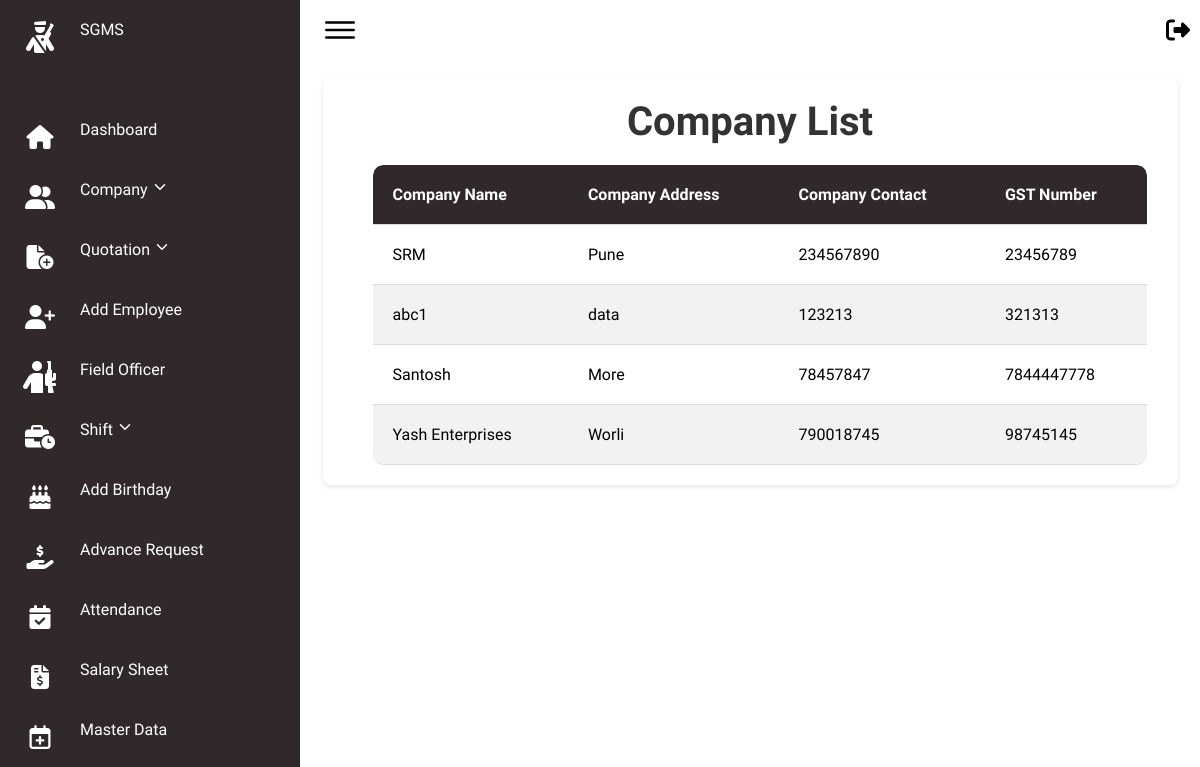
Page /companyList/ on the committed database.
### secman/models.py (models this page shows, shortened)
class UserProfile(models.Model):
    USER_TYPES = (
        ('hod', 'HOD'),
        ('fo', 'Field Officer'),
        ('company', 'Company'),
    )
    user = models.OneToOneField(User, on_delete=models.CASCADE)
    user_type = models.CharField(max_length=20, choices=USER_TYPES, default='fo')
    contact = models.CharField(max_length=12)
    gst_or_emergency = models.CharField(max_length=20)

### secman/views.py (the view)
# urls.py: path('companyList/',views.companyList,name='companyList'),
def companyList(request):
    companies = UserProfile.objects.filter(user_type='company')
    return render(request, 'admin/companyList.html', {'companies': companies})

### secman/templates/admin/companyList.html (shortened to what this page needs)
{% extends 'admin/basead.html' %}
{% block content %}
<body>
    <div class="card">
        <h1>Company List</h1>
        <table>
            <thead>
                <tr>
                    <th>Company Name</th>
                    <th>Company Address</th>
                    <th>Company Contact</th>
                    <th>GST Number</th>
                </tr>
            </thead>
            <tbody>
                {% for company in companies %}
                <tr>
                    <td>{{ company.user.first_name }} </td>
                    <td>{{ company.user.last_name }}</td>
                    <td>{{ company.contact }}</td>
                    <td>{{ company.gst_or_emergency }}</td>
                </tr>
                {% endfor %}
            </tbody>
        </table>
    </div>
</body>
{% endblock %}

### secman/static/css/style.css (style rules this page uses)
* { font-family: "Ubuntu", sans-serif; margin: 0; padding: 0; box-sizing: border-box; }
:root { --blue: #2a2185; --white: #fff; --gray: #f5f5f5; --black1: #222; --black2: #999; }
body { min-height: 100vh; overflow-x: hidden; }

### secman/templates/admin/basead.html (style rules this page uses)
* { font-family: "Ubuntu", sans-serif; margin: 0; padding: 0; box-sizing: border-box; }
:root { --blue: #312929; --white: #fff; --gray: #f5f5f5; --black1: #222; --black2: #999; }
body { min-height: 100vh; overflow-x: hidden; }

### secman/templates/admin/companyList.html (style rules this page uses)
h1 { text-align: center; color: #333333; font-size: 2.5em; margin-bottom: 20px; }
.card { width: 95%; margin: 2% auto; padding: 20px; background: #fff; border-radius: 8px; box-shadow: 0 2px 5px rgba(0, 0, 0, 0.1); animation: fadeIn 1s ease-in; }
table { width: 95%; margin-left: 30px; border-collapse: separate; border-spacing: 0; margin-top: 20px; animation: grow 1s ease-in-out; border-radius: 10px; overflow: hidden; }
th, td { padding: 20px; text-align: left; border-bottom: 1px solid #dddddd; }
th { background-color: #312929; color: #ffffff; }
tr:nth-child(even) { background-color: #f2f2f2; }
td { position: relative; }
td:before { content: ''; position: absolute; left: 0; bottom: 0; height: 2px; width: 0; background-color: #000000; }
th:first-child { border-top-left-radius: 10px; }
th:last-child { border-top-right-radius: 10px; }
tr:last-child td:first-child { border-bottom-left-radius: 10px; }
tr:last-child td:last-child { border-bottom-right-radius: 10px; }

### rows in the picture
UserProfile: user.first_name "SRM", user.last_name "Pune", contact "234567890", gst_or_emergency "23456789"
UserProfile: user.first_name "abc1", user.last_name "data", contact "123213", gst_or_emergency "321313"
UserProfile: user.first_name "Santosh", user.last_name "More", contact "78457847", gst_or_emergency "7844447778"
UserProfile: user.first_name "Yash Enterprises", user.last_name "Worli", contact "790018745", gst_or_emergency "98745145"
